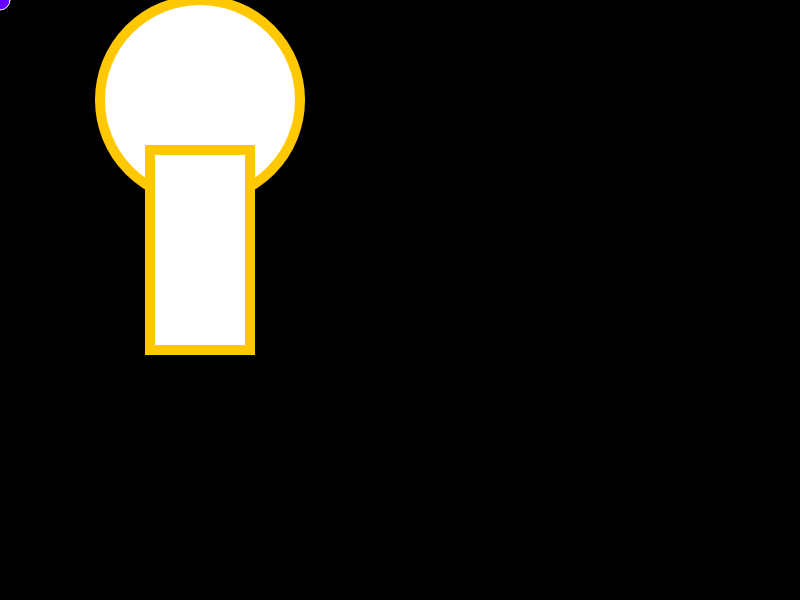
Frame 1 (no input)
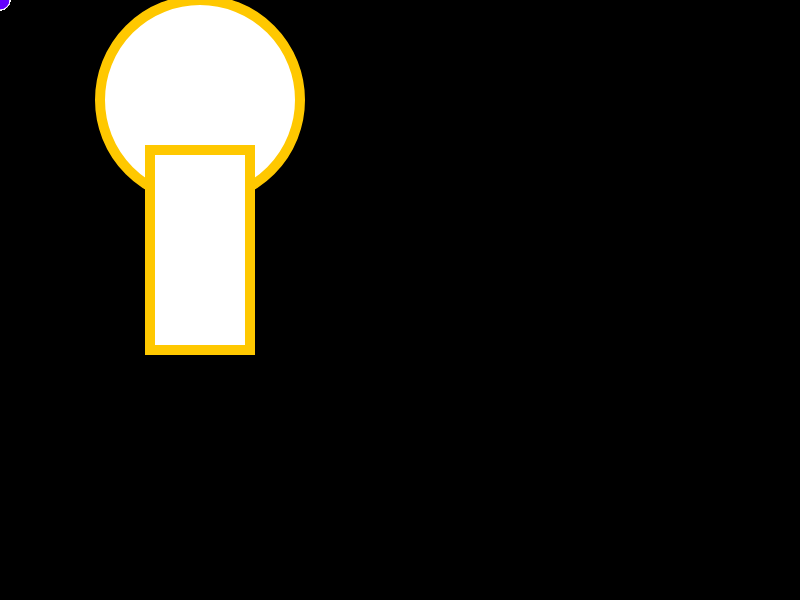
Frame 60 (no input)
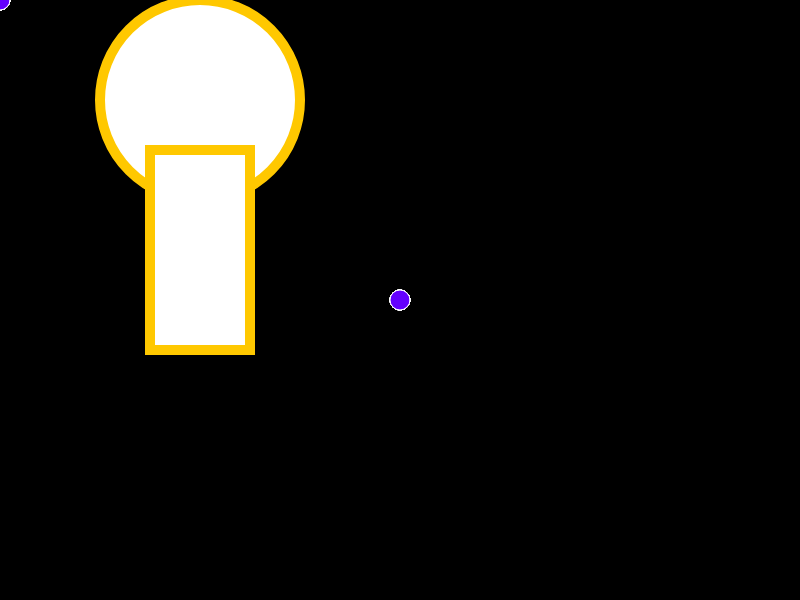
Frame 120 (the mouse pressed at the canvas centre since frame 60)

The p5.js sketch that drew these frames (run headless with seeded random() and noise() and a simulated clock; from frame 60 on, the mouse is pressed at the canvas centre):

// p5.js sketch
// ── sketch.js
/*
	Let's create some shapes with p5. Ellipses, rectangles, lines, oh my.

	Check out the p5 reference page: http://p5js.org/reference. See the
	structure, shape and color sections.

	p5 structure:
		setup(), draw()

	p5 global functions:
		createCanvas(...)
		background(...)
		fill(...), noFill(...)
		stroke(...), noStroke(...), strokeWeight(...)
		ellipse(...), rect(...)

	p5 global variables:
		mouseX, mouseY

	Color picker: http://alloyui.com/examples/color-picker/hsv/
*/

// Any code that you put inside of setup runs ONCE at the start of the sketch
function setup() {
    // Create a drawing surface
    createCanvas(800, 600);

	// Draw a black background using the RGB color model
	background(0, 0, 0);

	// Set the style for drawing
	fill(255, 255, 255);
	stroke(255, 200, 0);
	strokeWeight(10);

	// Draw some shapes using that set style
	ellipse(200, 100, 200); // x, y, diameter
	rect(150, 150, 100, 200); // x, y, w, h
}

// After setup is run, any code that you put inside of draw runs REPEATEDLY at
// 60 frames per second
function draw() {
	// Draw a circle at the mouse position:
    fill(100, 0, 255);
    stroke(255, 255, 255);
    strokeWeight(1);
    ellipse(mouseX, mouseY, 20);

	// You can also draw a line from the previous mouse point to the current
	// mouse point
    // stroke(255, 255, 255);
    // strokeWeight(1);
    // line(pmouseX, pmouseY, mouseX, mouseY);
}
